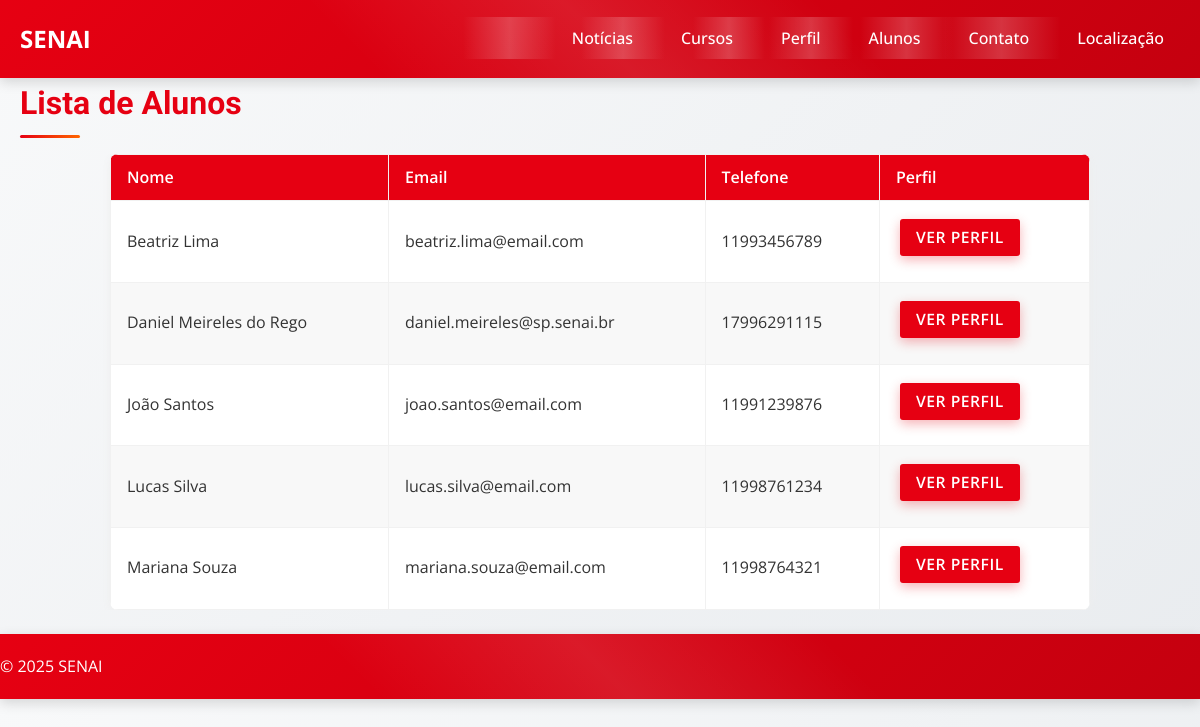
Page /alunos/ on the committed database.
### core/models.py (models this page shows, shortened)
class Aluno(models.Model):
    nome = models.CharField(max_length=100)
    email = models.EmailField(unique=True)
    telefone = models.CharField(max_length=20)
    data_nascimento = models.DateField()
    foto = models.ImageField(upload_to='alunos/', null=True, blank=True)
    cursos = models.ManyToManyField(Curso, blank=True)

### core/views.py (the view)
# urls.py: path('alunos/', views.lista_alunos, name='lista_alunos'),
def lista_alunos(request):
    alunos = Aluno.objects.all().order_by('nome')
    return render(request, './core/alunos.html', {'alunos': alunos})

### core/templates/core/alunos.html
{% extends './base.html' %}
{% block content %}
<section class="container">
    <h2>Lista de Alunos</h2>
    <div class="tabela-responsiva">
        <table class="alunos-table">
            <thead>
                <tr>
                    <th>Nome</th>
                    <th>Email</th>
                    <th>Telefone</th>
                    <th>Perfil</th>
                </tr>
            </thead>
            <tbody>
                {% for aluno in alunos %}
                <tr>
                    <td>{{ aluno.nome }}</td>
                    <td>{{ aluno.email }}</td>
                    <td>{{ aluno.telefone }}</td>
                    <td>
                        <a href="{% url 'perfil_aluno' aluno.id %}" class="btn">Ver Perfil</a>
                    </td>
                </tr>
                {% empty %}
                <tr>
                    <td colspan="4" style="text-align:center; color: var(--neutral-gray);">
                        Nenhum aluno cadastrado.
                    </td>
                </tr>
                {% endfor %}
            </tbody>
        </table>
    </div>
</section>
{% endblock %}

### core/static/css/style.css (style rules this page uses)
:root { --primary-red: #E60012; --secondary-red: #C5000F; --dark-red: #A50010; --light-red: #FF1A2E; --primary-blue: #003366; --secondary-blue: #0066CC; --accent-orange: #FF6600; --neutral-gray: #666666; --light-gray: #F5F5F5; --white: #FFFFFF; --shadow-light: rgba(0, 0, 0, 0.1); --shadow-medium: rgba(0, 0, 0, 0.15); --border-radius: 8px; --border-radius-small: 4px; --border-radius-large: 12px; --transition: all 0.3s ease; }
* { box-sizing: border-box; margin: 0; padding: 0; }
body { font-family: 'Open Sans', 'Roboto', -apple-system, BlinkMacSystemFont, 'Segoe UI', sans-serif; background: linear-gradient(135deg, #F8F9FA 0%, #E9ECEF 100%); color: #333; line-height: 1.6; font-size: 16px; overflow-x: hidden; }
h1, h2, h3, h4, h5, h6 { font-family: 'Roboto', sans-serif; font-weight: 700; margin-bottom: 16px; color: var(--primary-blue); }
h2 { font-size: 2rem; color: var(--primary-red); position: relative; padding-bottom: 8px; }
h2::after { content: ''; position: absolute; bottom: 0; left: 0; width: 60px; height: 3px; background: linear-gradient(90deg, var(--primary-red), var(--accent-orange)); border-radius: 2px; }
.btn { background: linear-gradient(135deg, var(--primary-red) 0%, var(--secondary-red) 100%); color: var(--white); border: none; padding: 12px 24px; border-radius: var(--border-radius); cursor: pointer; font-weight: 600; font-size: 16px; transition: var(--transition); position: relative; overflow: hidden; text-transform: uppercase; letter-spacing: 0.5px; box-shadow: 0 4px 12px rgba(230, 0, 18, 0.3); display: inline-block; min-width: 120px; text-align: center; margin: 8px 4px; }
.btn::before { content: ''; position: absolute; top: 50%; left: 50%; width: 0; height: 0; background: rgba(255, 255, 255, 0.2); border-radius: 50%; transform: translate(-50%, -50%); transition: width 0.3s ease, height 0.3s ease; }
.container { max-width: 1200px; margin: 0 auto; padding: 0 20px; }
section { padding: 40px 0; }
.alunos-table { width: 98%; margin: 24px auto; border-collapse: collapse; background: #fff; border-radius: 8px; overflow: hidden; box-shadow: 0 2px 8px #eee; }
.alunos-table th, .alunos-table td { border: 1px solid #f1f1f1; padding: 10px 16px; text-align: left; }
.alunos-table th { background: #E60012; color: #fff; font-weight: 600; }
.alunos-table tr:nth-child(even) { background: #f8f8f8; }
.alunos-table .btn { background: #E60012; color: #fff; border: none; padding: 6px 16px; border-radius: 3px; text-decoration: none; font-size: 0.98em; transition: background 0.2s; }
.tabela-responsiva { width: 100%; overflow-x: auto; margin: 0 auto 24px auto; }
.alunos-table { min-width: 540px; width: 100%; max-width: 980px; margin: 0 auto; border-collapse: collapse; background: #fff; border-radius: 8px; overflow: hidden; box-shadow: 0 2px 8px #eee; }

### rows in the picture
Aluno: nome "Beatriz Lima", email "beatriz.lima@email.com", telefone "11993456789"
Aluno: nome "Daniel Meireles do Rego", email "daniel.meireles@sp.senai.br", telefone "17996291115"
Aluno: nome "João Santos", email "joao.santos@email.com", telefone "11991239876"
Aluno: nome "Lucas Silva", email "lucas.silva@email.com", telefone "11998761234"
Aluno: nome "Mariana Souza", email "mariana.souza@email.com", telefone "11998764321"

### other values in the picture
{{ year|default:'2025' }} "2025"
